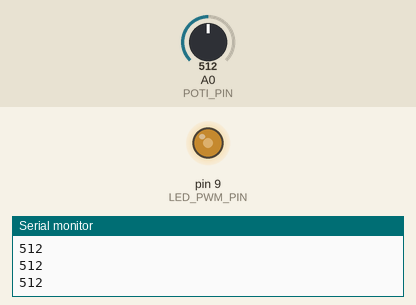
The sketch below on a simulated Arduino Uno, built with avr-gcc and run on an emulated ATmega328P. Parts: output pins drawn as LEDs (lit = HIGH), the last lines printed to the serial monitor. Inputs (shaded band) come from the test bench; at power-on: A0 (POTI_PIN) = 512.

Above: at 1.2 s.
1.3 s: A0 (POTI_PIN) set to 716
At 1.7 s:
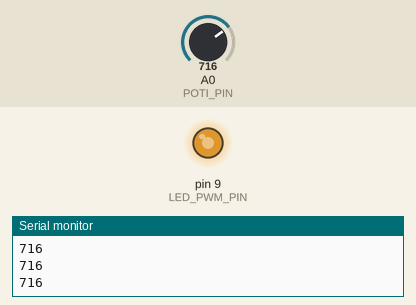
2.8 s: A0 (POTI_PIN) set to 900
At 4.0 s:
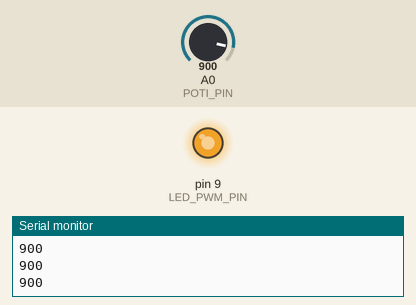
4.3 s: A0 (POTI_PIN) set to 122
At 5.2 s:
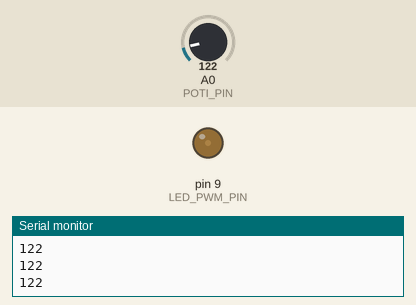
5.8 s: A0 (POTI_PIN) set to 0
At 6.4 s:
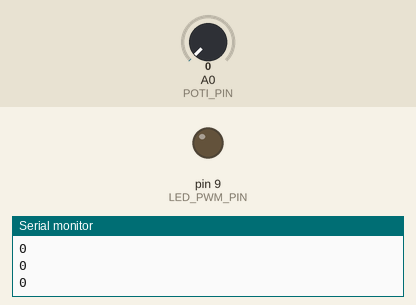
7.3 s: A0 (POTI_PIN) set to 511
At 8.7 s:
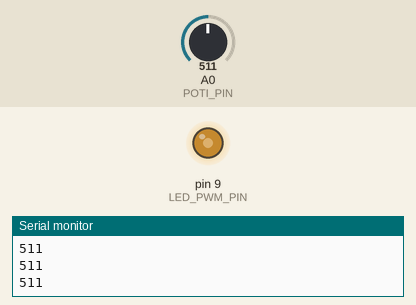
Timing chart, 0 to 9.8 s (numbered marks = the images above; inputs shaded):
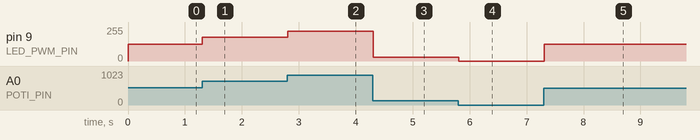

The sketch:

PWM_example.ino
```cpp
const int POTI_PIN = A0;
const int LED_PWM_PIN = 9;

void setup() {
  // put your setup code here, to run once:
  Serial.begin(9600);
  pinMode(LED_PWM_PIN, OUTPUT);
}

void loop() {
  // put your main code here, to run repeatedly:
  int poti_value = analogRead(POTI_PIN);
  Serial.println(poti_value);
  int scaled_value = map(poti_value,0, 1023,0, 255);
  analogWrite(LED_PWM_PIN,scaled_value);
  if (scaled_value == 200) {
    Serial.println("Morgen");
  }
}
```

Measured:
- after the input at 1.3 s, pin 9 (LED_PWM_PIN): 127/255 → 178/255 at once
- after the input at 2.8 s, pin 9 (LED_PWM_PIN): 178/255 → 224/255 at once
- after the input at 4.3 s, pin 9 (LED_PWM_PIN): 224/255 → 30/255 at once
- after the input at 5.8 s, pin 9 (LED_PWM_PIN): 30/255 → 0/255 at once
- after the input at 7.3 s, pin 9 (LED_PWM_PIN): 0/255 → 127/255 at once
